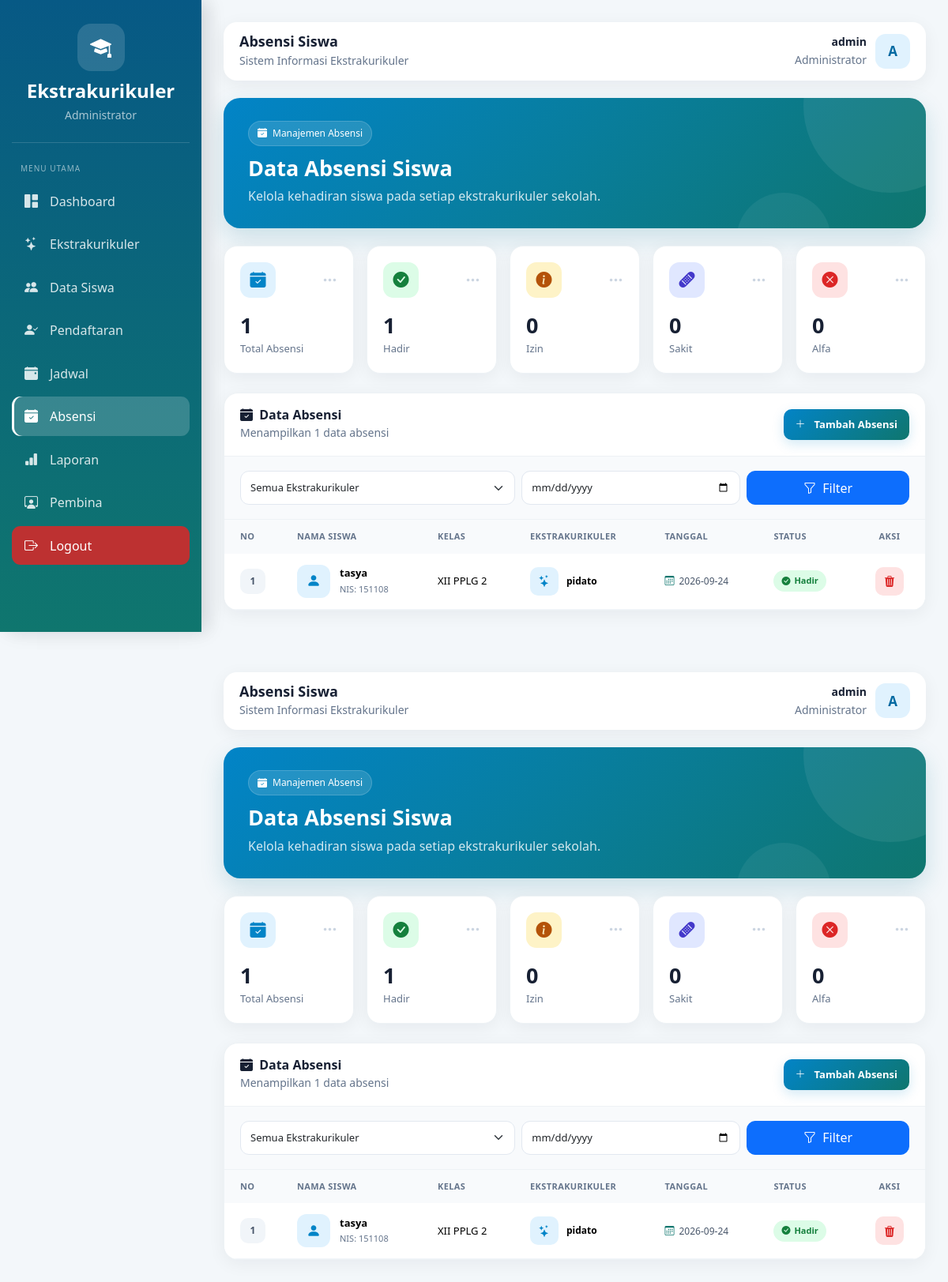
/admin/absensi.php (signed in), run on the app's committed database.
### tables this page shows
CREATE TABLE `absensi` (
  `id` int(11) NOT NULL,
  `siswa_id` int(11) NOT NULL,
  `user_id` int(11) NOT NULL,
  `ekskul_id` int(11) NOT NULL,
  `tanggal` date NOT NULL,
  `status_hadir` enum('hadir','izin','sakit','alfa') DEFAULT 'hadir'
);

CREATE TABLE `siswa` (
  `id` int(11) NOT NULL,
  `nama_siswa` varchar(100) NOT NULL,
  `username` varchar(50) NOT NULL,
  `password` varchar(255) NOT NULL,
  `user_id` int(11) NOT NULL,
  `nis` varchar(30) DEFAULT NULL,
  `kelas` varchar(50) DEFAULT NULL,
  `jenis_kelamin` varchar(20) DEFAULT NULL,
  `alamat` text DEFAULT NULL
);

CREATE TABLE `ekstrakurikuler` (
  `id` int(11) NOT NULL,
  `nama_ekskul` varchar(100) NOT NULL,
  `deskripsi` text DEFAULT NULL,
  `pembina` varchar(100) DEFAULT NULL,
  `jadwal` varchar(100) DEFAULT NULL,
  `lokasi` varchar(100) DEFAULT NULL,
  `created_at` timestamp NOT NULL DEFAULT current_timestamp()
);

### admin/absensi.php (the view, shortened to what the rows shown need)
<?php
require_once __DIR__ . "/../config/config.php";
$params = [];
$types  = "";
$whereSQL = "";
$listAbsensi = [];
if (count($params) > 0) {
    $stmtA = mysqli_prepare($conn,
        "SELECT
            a.id, a.tanggal, a.status_hadir,
            s.nama_siswa, s.nis, s.kelas,
            e.nama_ekskul
         FROM absensi a
         INNER JOIN siswa s ON a.siswa_id = s.id
         INNER JOIN ekstrakurikuler e ON a.ekskul_id = e.id
         $whereSQL
         ORDER BY a.tanggal DESC, a.id DESC");
    if ($stmtA) {
        mysqli_stmt_bind_param($stmtA, $types, ...$params);
        mysqli_stmt_execute($stmtA);
        $resA = mysqli_stmt_get_result($stmtA);
        if ($resA) {
            while ($r = mysqli_fetch_assoc($resA)) {
                $listAbsensi[] = $r;
            }
        }
        mysqli_stmt_close($stmtA);
    }
} else {
    $resA = mysqli_query($conn,
        "SELECT
            a.id, a.tanggal, a.status_hadir,
            s.nama_siswa, s.nis, s.kelas,
            e.nama_ekskul
         FROM absensi a
         INNER JOIN siswa s ON a.siswa_id = s.id
         INNER JOIN ekstrakurikuler e ON a.ekskul_id = e.id
         ORDER BY a.tanggal DESC, a.id DESC");
    if ($resA) {
        while ($r = mysqli_fetch_assoc($resA)) {
            $listAbsensi[] = $r;
        }
    }
}
?>
<!DOCTYPE html>
<html lang="id">
<head>
<link href="https://cdn.jsdelivr.net/npm/bootstrap@5.3.3/dist/css/bootstrap.min.css" rel="stylesheet">
<link href="https://cdn.jsdelivr.net/npm/bootstrap-icons@1.11.3/font/bootstrap-icons.css" rel="stylesheet">
</head>
<body>
<div class="content">
    <div class="welcome">
        <div class="welcome-content">
            <h2>Data Absensi Siswa</h2>
        </div>
    </div>
    <div class="section-card">
        <div class="table-responsive">
            <table class="table">
                <thead>
                    <tr>
                        <th style="width:60px;">No</th>
                        <th>Nama Siswa</th>
                        <th>Kelas</th>
                        <th>Ekstrakurikuler</th>
                        <th>Tanggal</th>
                        <th>Status</th>
                        <th class="text-center" style="width:90px;">Aksi</th>
                    </tr>
                </thead>
                <tbody>
                <?php if (count($listAbsensi) > 0): ?>
                    <?php $no = 1; foreach ($listAbsensi as $row): ?>
                        <?php
                        $status = strtolower(trim($row['status_hadir']));
                        $statusLabel = ucfirst($status);
                        $statusIcon  = "bi-info-circle-fill";
                        if ($status === "hadir") {
                            $statusIcon = "bi-check-circle-fill";
                        } elseif ($status === "izin") {
                            $statusIcon = "bi-info-circle-fill";
                        } elseif ($status === "sakit") {
                            $statusIcon = "bi-bandaid-fill";
                        } elseif ($status === "alfa") {
                            $statusIcon = "bi-x-circle-fill";
                        }
                        ?>
                        <tr>
                            <td>
                                <div class="number-box"><?= $no++; ?></div>
                            </td>
                            <td>
                                <div class="student-box">
                                    <div class="student-avatar">
                                        <i class="bi bi-person-fill"></i>
                                    </div>
                                    <div class="student-info">
                                        <strong><?= htmlspecialchars($row['nama_siswa']); ?></strong>
                                        <small>NIS: <?= htmlspecialchars($row['nis'] ?? '-'); ?></small>
                                    </div>
                                </div>
                            </td>
                            <td>
                                <?= htmlspecialchars($row['kelas'] ?? '-'); ?>
                            </td>
                            <td>
                                <div class="ekskul-box">
                                    <div class="ekskul-icon">
                                        <i class="bi bi-stars"></i>
                                    </div>
                                    <div class="ekskul-name">
                                        <?= htmlspecialchars($row['nama_ekskul']); ?>
                                    </div>
                                </div>
                            </td>
                            <td>
                                <div class="tanggal-box">
                                    <i class="bi bi-calendar3"></i>
                                    <?= htmlspecialchars($row['tanggal']); ?>
                                </div>
                            </td>
                            <td>
                                <span class="status-badge status-<?= htmlspecialchars($status); ?>">
                                    <i class="bi <?= $statusIcon; ?>"></i>
                                    <?= $statusLabel; ?>
                                </span>
                            </td>
                            <td class="text-center">
                                <div class="action-buttons justify-content-center">
                                    <a href="absensi.php?hapus=<?= (int)$row['id']; ?>"
                                       class="btn-action btn-delete" title="Hapus"
                                       onclick="return confirm('Yakin ingin menghapus data absensi ini?');">
                                        <i class="bi bi-trash3-fill"></i>
                                    </a>
                                </div>
                            </td>
                        </tr>
                    <?php endforeach; ?>
                <?php endif; ?>
                </tbody>
            </table>
        </div>
    </div>
</div>
</body>
</html><?php
require_once __DIR__ . "/../config/config.php";
$where  = [];
$params = [];
$types  = "";
$whereSQL = count($where) > 0 ? "WHERE " . implode(" AND ", $where) : "";
$listAbsensi = [];
if (count($params) > 0) {
    $stmtA = mysqli_prepare($conn,
        "SELECT a.id, a.tanggal, a.status_hadir,
            s.nama_siswa, s.nis, s.kelas, e.nama_ekskul
         FROM absensi a
         INNER JOIN siswa s ON a.siswa_id = s.id
         INNER JOIN ekstrakurikuler e ON a.ekskul_id = e.id
         $whereSQL
         ORDER BY a.tanggal DESC, a.id DESC");
    if ($stmtA) {
        mysqli_stmt_bind_param($stmtA, $types, ...$params);
        mysqli_stmt_execute($stmtA);
        $resA = mysqli_stmt_get_result($stmtA);
        if ($resA) {
            while ($r = mysqli_fetch_assoc($resA)) $listAbsensi[] = $r;
        }
        mysqli_stmt_close($stmtA);
    }
} else {
    $resA = mysqli_query($conn,
        "SELECT a.id, a.tanggal, a.status_hadir,
            s.nama_siswa, s.nis, s.kelas, e.nama_ekskul
         FROM absensi a
         INNER JOIN siswa s ON a.siswa_id = s.id
         INNER JOIN ekstrakurikuler e ON a.ekskul_id = e.id
         ORDER BY a.tanggal DESC, a.id DESC");
    if ($resA) {
        while ($r = mysqli_fetch_assoc($resA)) $listAbsensi[] = $r;
    }
}
?>
<!DOCTYPE html>
<html lang="id">
<head>
<link href="https://cdn.jsdelivr.net/npm/bootstrap@5.3.3/dist/css/bootstrap.min.css" rel="stylesheet">
<link href="https://cdn.jsdelivr.net/npm/bootstrap-icons@1.11.3/font/bootstrap-icons.css" rel="stylesheet">
</head>
<body>
<div class="content">
    <div class="welcome">
        <div class="welcome-content">
            <h2>Data Absensi Siswa</h2>
        </div>
    </div>
    <div class="section-card">
        <div class="table-responsive">
            <table class="table">
                <thead>
                    <tr>
                        <th style="width:60px;">No</th>
                        <th>Nama Siswa</th>
                        <th>Kelas</th>
                        <th>Ekstrakurikuler</th>
                        <th>Tanggal</th>
                        <th>Status</th>
                        <th class="text-center" style="width:90px;">Aksi</th>
                    </tr>
                </thead>
                <tbody>
                <?php if (count($listAbsensi) > 0): ?>
                    <?php $no = 1; foreach ($listAbsensi as $row): ?>
                        <?php
                        $status = strtolower(trim($row['status_hadir']));
                        $statusLabel = ucfirst($status);
                        $statusIcon  = "bi-info-circle-fill";
                        if ($status === "hadir")       $statusIcon = "bi-check-circle-fill";
                        elseif ($status === "izin")    $statusIcon = "bi-info-circle-fill";
                        elseif ($status === "sakit")   $statusIcon = "bi-bandaid-fill";
                        elseif ($status === "alfa")    $statusIcon = "bi-x-circle-fill";
                        ?>
                        <tr>
                            <td><div class="number-box"><?= $no++; ?></div></td>
                            <td>
                                <div class="student-box">
                                    <div class="student-avatar"><i class="bi bi-person-fill"></i></div>
                                    <div class="student-info">
                                        <strong><?= htmlspecialchars($row['nama_siswa']); ?></strong>
                                        <small>NIS: <?= htmlspecialchars($row['nis'] ?? '-'); ?></small>
                                    </div>
                                </div>
                            </td>
                            <td><?= htmlspecialchars($row['kelas'] ?? '-'); ?></td>
                            <td>
                                <div class="ekskul-box">
                                    <div class="ekskul-icon"><i class="bi bi-stars"></i></div>
                                    <div class="ekskul-name"><?= htmlspecialchars($row['nama_ekskul']); ?></div>
                                </div>
                            </td>
                            <td>
                                <div class="tanggal-box">
                                    <i class="bi bi-calendar3"></i>
                                    <?= htmlspecialchars($row['tanggal']); ?>
                                </div>
                            </td>
                            <td>
                                <span class="status-badge status-<?= htmlspecialchars($status); ?>">
                                    <i class="bi <?= $statusIcon; ?>"></i>
                                    <?= $statusLabel; ?>
                                </span>
                            </td>
                            <td class="text-center">
                                <div class="action-buttons justify-content-center">
                                    <a href="absensi.php?hapus=<?= (int)$row['id']; ?>"
                                       class="btn-action btn-delete" title="Hapus"
                                       onclick="return confirm('Yakin ingin menghapus data absensi ini?');">
                                        <i class="bi bi-trash3-fill"></i>
                                    </a>
                                </div>
                            </td>
                        </tr>
                    <?php endforeach; ?>
                <?php endif; ?>
                </tbody>
            </table>
        </div>
    </div>
</div>
</body>
</html>

### data on the page
absensi: siswa.nama_siswa "tasya", siswa.nis "151108", siswa.kelas "XII PPLG 2", ekstrakurikuler.nama_ekskul "pidato", tanggal "2026-09-24", status_hadir "Hadir"

### other printed values
$namaAdmin "admin"
$inisial "A"
$totalAbsensi "1"
$totalHadir "1"
$totalIzin "0"
$totalSakit "0"
$totalAlfa "0"
count($listAbsensi) "1"
